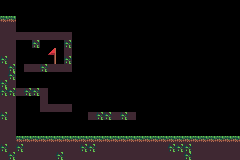

Below is a game level as drawn by its tile map, then a one-line description and the .tmx file that defines it, in full:
An orthogonal 30x20 tile map with 8x8 px tiles, 1 tile layer (Level) and 5 objects (2x KEY, 2x DOOR, PLAYER).

<map version="1.10" tiledversion="1.12.2" orientation="orthogonal" renderorder="right-down" width="30" height="20" tilewidth="8" tileheight="8" infinite="0" nextlayerid="3" nextobjectid="6">
 <tileset firstgid="1" source="tileset.tsx" />
 <layer id="1" name="Level" width="30" height="20">
  <data encoding="csv">
0,0,0,0,0,0,0,0,0,0,0,0,0,0,0,0,0,0,0,0,0,0,0,0,0,0,0,0,0,0,
0,0,0,0,0,0,0,0,0,0,0,0,0,0,0,0,0,0,0,0,0,0,0,0,0,0,0,0,0,0,
1,1,0,0,0,0,0,0,0,0,0,0,0,0,0,0,0,0,0,0,0,0,0,0,0,0,0,0,0,0,
2,2,0,0,0,0,0,0,0,0,0,0,0,0,0,0,0,0,0,0,0,0,0,0,0,0,0,0,0,0,
2,2,2,2,2,2,2,2,2,0,0,0,0,0,0,0,0,0,0,0,0,0,0,0,0,0,0,0,0,0,
2,2,0,0,6,0,0,0,6,0,0,0,0,0,0,0,0,0,0,0,0,0,0,0,0,0,0,0,0,0,
2,2,0,0,0,0,3,0,2,0,0,0,0,0,0,0,0,0,0,0,0,0,0,0,0,0,0,0,0,0,
6,2,0,0,0,0,4,0,6,0,0,0,0,0,0,0,0,0,0,0,0,0,0,0,0,0,0,0,0,0,
2,6,0,2,2,6,2,2,2,0,0,0,0,0,0,0,0,0,0,0,0,0,0,0,0,0,0,0,0,0,
2,6,0,0,0,0,0,0,0,0,0,0,0,0,0,0,0,0,0,0,0,0,0,0,0,0,0,0,0,0,
6,2,0,0,0,0,0,0,0,0,0,0,0,0,0,0,0,0,0,0,0,0,0,0,0,0,0,0,0,0,
6,6,2,6,6,2,0,0,0,0,0,0,0,0,0,0,0,0,0,0,0,0,0,0,0,0,0,0,0,0,
2,2,0,0,0,2,0,0,0,0,0,0,0,0,0,0,0,0,0,0,0,0,0,0,0,0,0,0,0,0,
2,2,0,0,0,2,2,2,2,0,0,0,0,0,0,0,0,0,0,0,0,0,0,0,0,0,0,0,0,0,
6,2,0,0,0,0,0,0,0,0,0,2,6,6,2,6,2,0,0,0,0,0,0,0,0,0,0,0,0,0,
2,2,0,0,0,0,0,0,0,0,0,0,0,0,0,0,0,0,0,0,0,0,0,0,0,0,0,0,0,0,
2,2,0,0,0,0,0,0,0,0,0,0,0,0,0,0,0,0,0,0,0,0,0,0,0,0,0,0,0,0,
2,2,1,1,1,1,1,1,1,1,1,1,1,1,1,1,1,1,1,1,1,1,1,1,1,1,1,1,1,1,
6,2,6,2,2,2,2,2,2,2,6,6,2,2,2,2,2,2,2,2,2,6,6,6,2,2,2,2,2,2,
2,6,2,2,2,2,2,6,2,2,2,2,2,2,2,2,2,2,2,2,2,2,2,6,2,2,2,2,2,2
</data>
 </layer>
 <objectgroup id="2" name="Objects">
  <object id="1" name="PLAYER" x="26.9234" y="124.297">
   <point />
  </object>
  <object id="2" type="KEY" x="104" y="104">
   <point />
  </object>
  <object id="3" type="KEY" x="104" y="128">
   <point />
  </object>
  <object id="4" type="DOOR" x="32" y="48">
   <point />
  </object>
  <object id="5" type="DOOR" x="32" y="72">
   <point />
  </object>
 </objectgroup>
</map>
